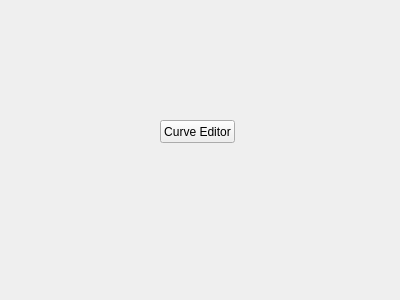
<?xml version="1.0" encoding="UTF-8"?>
<ui version="4.0">
 <class>CurveEditorTestAppClass</class>
 <widget class="QWidget" name="CurveEditorTestAppClass">
  <property name="geometry">
   <rect>
    <x>0</x>
    <y>0</y>
    <width>400</width>
    <height>300</height>
   </rect>
  </property>
  <property name="windowTitle">
   <string>CurveEditorTestApp</string>
  </property>
  <widget class="QPushButton" name="btnCurveEditor">
   <property name="geometry">
    <rect>
     <x>160</x>
     <y>120</y>
     <width>75</width>
     <height>23</height>
    </rect>
   </property>
   <property name="text">
    <string>Curve Editor</string>
   </property>
  </widget>
 </widget>
 <layoutdefault spacing="6" margin="11"/>
 <resources>
  <include location="CurveEditorTestApp.qrc"/>
 </resources>
 <connections/>
</ui>
